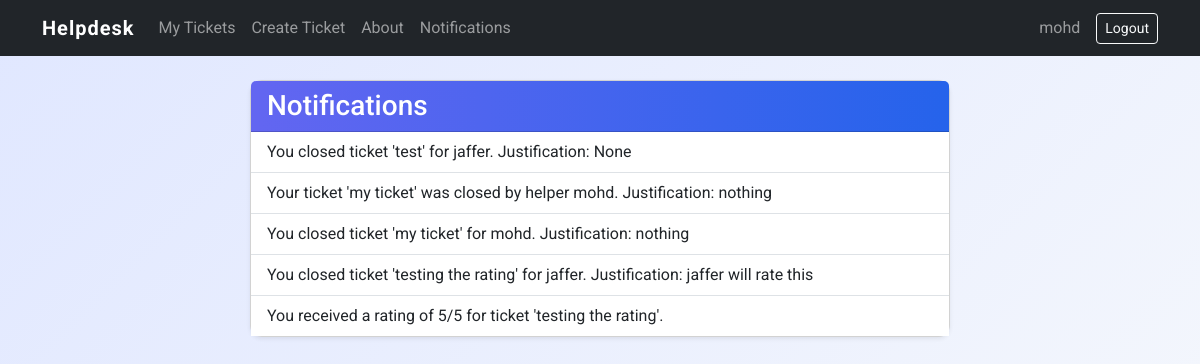
Page /tickets/notifications/ (signed in) on the earlier database version.
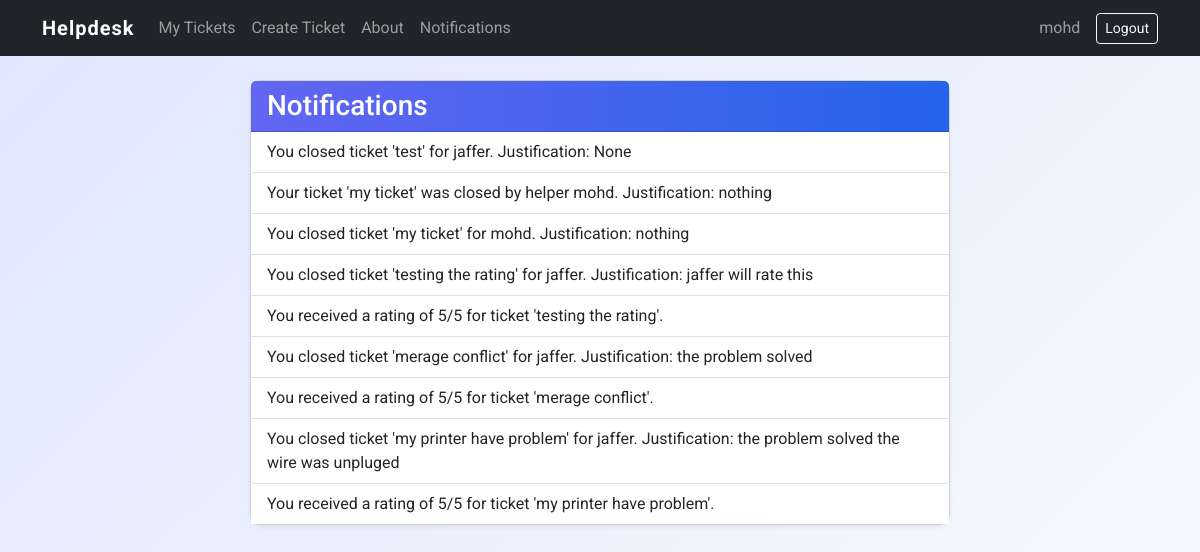
Same page on the later database version.
### tickets/models.py (models this page shows, shortened)
class MyUser(AbstractUser):
    ROLE_CHOICES = [
        ('staff', 'Staff'),
        ('helper', 'Helper'),
    ]
    GENDER_CHOICES = [
        ('male', 'Male'),
        ('female', 'Female'),
    ]
    role = models.CharField(max_length=20, choices=ROLE_CHOICES, default='staff')
    gender = models.CharField(max_length=10, choices=GENDER_CHOICES, default='male')
    birth_date = models.DateField(null=True, blank=True)

class Notification(models.Model):
    user = models.ForeignKey(settings.AUTH_USER_MODEL, on_delete=models.CASCADE, related_name='notifications')
    message = models.TextField()
    is_read = models.BooleanField(default=False)
    created_at = models.DateTimeField(auto_now_add=True)

### tickets/views.py (the view, shortened to what this page needs)
# urls.py: path('notifications/', views.notifications, name='notifications'),
@login_required
def notifications(request):
    user = request.user
    user.notifications.filter(is_read=False).update(is_read=True)
    unread_count = 0
    rating_error = None
    tickets_to_rate = []
    return render(request, 'tickets/notifications.html', {
        'unread_count': unread_count,
        'tickets_to_rate': tickets_to_rate,
        'rating_error': rating_error,
    })

### tickets/templates/tickets/notifications.html (shortened to what this page needs)
{% extends 'tickets/base.html' %}
{% block content %}
<div class="mx-auto" style="max-width: 700px;">
  <div class="card shadow-sm mb-4">
    <div class="card-header bg-dark text-white">
      <h3 class="mb-0">Notifications</h3>
    </div>
    <div class="card-body p-0">
      {% if user.notifications.all %}
        <div class="list-group list-group-flush">
          {% for notification in user.notifications.all %}
            <div class="list-group-item d-flex justify-content-between align-items-center {% if not notification.is_read %}list-group-item-info fw-bold{% endif %}">
              <span class="mb-0 {% if not notification.is_read %}text-primary{% endif %}">{{ notification.message }}</span>
            </div>
          {% empty %}
            <div class="list-group-item text-muted">No notifications.</div>
          {% endfor %}
        </div>
      {% else %}
        <div class="alert alert-info m-3">No notifications.</div>
      {% endif %}
    </div>
  </div>
</div>
{% endblock %}

### tickets/templates/tickets/base.html (shortened to what this page needs)
<!DOCTYPE html>
<html lang="en">
<head>
    <link href="https://cdn.jsdelivr.net/npm/bootstrap@5.3.2/dist/css/bootstrap.min.css" rel="stylesheet">
</head>
<body>
    <nav class="navbar navbar-expand-lg navbar-dark bg-dark">
      <div class="container">
        <a class="navbar-brand" href="{% url 'home' %}">Helpdesk</a>
        <div class="collapse navbar-collapse" id="navbarNav">
          <ul class="navbar-nav me-auto mb-2 mb-lg-0">
            <li class="nav-item"><a class="nav-link" href="{% url 'tickets:ticket_list' %}">My Tickets</a></li>
            <li class="nav-item"><a class="nav-link" href="{% url 'tickets:ticket_create' %}">Create Ticket</a></li>
            <li class="nav-item"><a class="nav-link" href="{% url 'about' %}">About</a></li>
            <li class="nav-item"><a class="nav-link position-relative" href="{% url 'tickets:notifications' %}">Notifications</a></li>
          </ul>
          <ul class="navbar-nav mb-2 mb-lg-0">
            {% if user.is_authenticated %}
              <li class="nav-item"><a class="nav-link" href="{% url 'tickets:profile' %}">{{ user.username }}</a></li>
              <li class="nav-item d-flex align-items-center">
                <form id="logout-form" method="post" action="{% url 'logout' %}" class="mb-0 ms-2">
                  <button type="submit" class="btn btn-outline-light btn-sm">Logout</button>
                </form>
              </li>
            {% else %}
              <li class="nav-item"><a class="nav-link" href="{% url 'home' %}">Login</a></li>
              <li class="nav-item"><a class="nav-link" href="{% url 'signup' %}">Sign Up</a></li>
            {% endif %}
          </ul>
        </div>
      </div>
    </nav>
    <div class="container py-4">
        {% block content %}{% endblock %}
    </div>
</body>
</html>
  </body>
</html>

### tickets/templates/tickets/base.html (style rules this page uses)
body { font-family: 'Roboto', sans-serif; background: linear-gradient(135deg, #e0e7ff 0%, #f8fafc 100%); min-height: 100vh; }
.navbar-brand { font-weight: bold; letter-spacing: 1px; }
.ticket-card, .card { box-shadow: 0 4px 24px 0 rgba(80, 112, 255, 0.10), 0 1.5px 4px 0 rgba(0,0,0,0.04); border-radius: 12px; margin-bottom: 1.5rem; background: #fff; }
.card-header.bg-dark { background: linear-gradient(90deg, #6366f1 0%, #2563eb 100%) !important; }

Differences in the rows shown:
added Notification: message "You closed ticket 'merage conflict' for jaffer. Justification: the problem solved"
added Notification: message "You received a rating of 5/5 for ticket 'merage conflict'."
added Notification: message "You closed ticket 'my printer have problem' for jaffer. Justification: the problem solved the wire was unpluged"
added Notification: message "You received a rating of 5/5 for ticket 'my printer have problem'."
